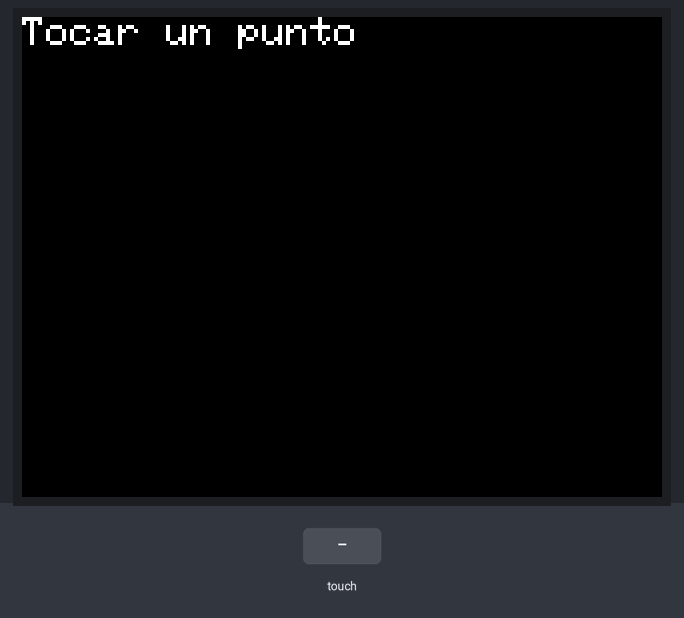
Recording of a sketch running on a simulated ESP32. Parts: 320×240 colour display. The inputs (shaded band) are chosen by the test bench. What the sketch prints to the serial monitor is not drawn.

Above: at 1.4 s.
1.5 s: screen touched at 13 % across, 10 % down
At 1.9 s:
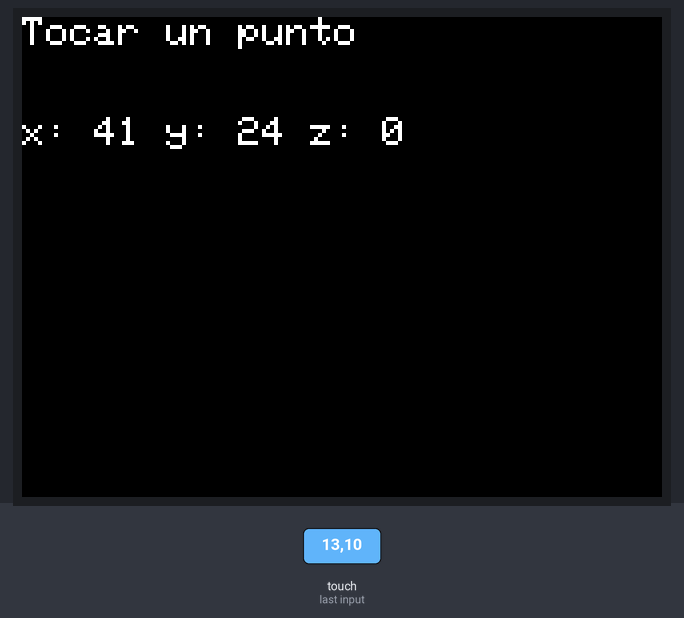
3.0 s: screen touched at 38 % across, 10 % down
At 4.3 s:
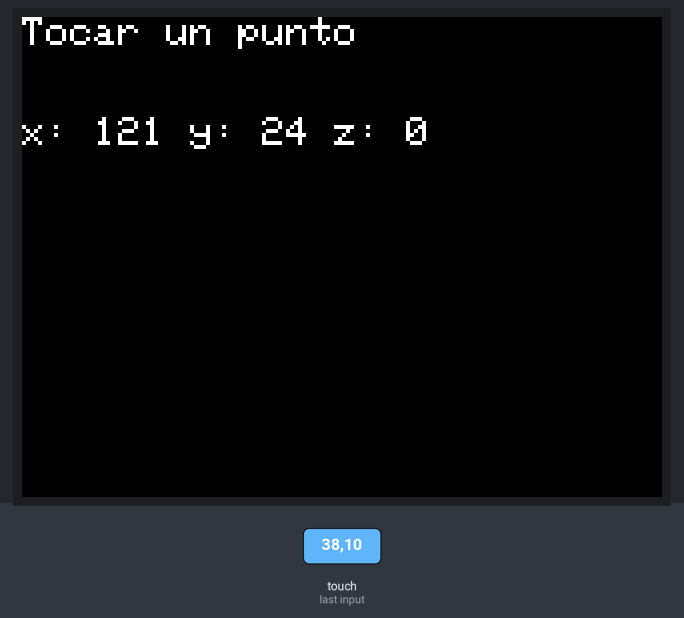
Timing chart, 0 to 6.0 s (numbered marks = the images above; inputs shaded):
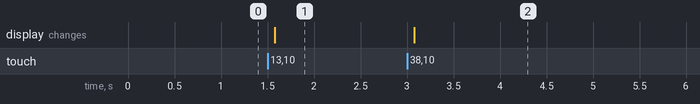

Measured:
- after the input at 1.5 s, the display: changes after 0.08 s (image 1)
- after the input at 3.0 s, the display: changes after 0.08 s (image 2)

The sketch:

Leccion_12_TFT_Touch.ino
```cpp
// Placa "ESP32 Dev Module"

#define titleccion "Lección 7 Pantalla TFT Prueba táctil"

#include <SPI.h>
#include <TFT_eSPI.h>
TFT_eSPI tft = TFT_eSPI();

void setup(void) {
  Serial.begin(115200);
  Serial.println("\n\nStarting...");
  tft.init();
  tft.setRotation(3);
  tft.fillScreen(TFT_BLACK);
  tft.setTextColor(TFT_WHITE);
  tft.setTextSize(2);
  tft.setCursor(0, 0);
  tft.print("Tocar un punto");
}

void loop() {
  uint16_t x, y;
  if (tft.getTouch(&x, &y))
    {
    tft.fillScreen(TFT_BLACK);
    tft.setCursor(0, 50);
    tft.printf("x: %i ", x);
    tft.printf("y: %i ", y);
    tft.printf("z: %i \n", tft.getTouchRawZ());
    tft.setCursor(0, 0);
    tft.print("Tocar un punto");
    }
}
```
